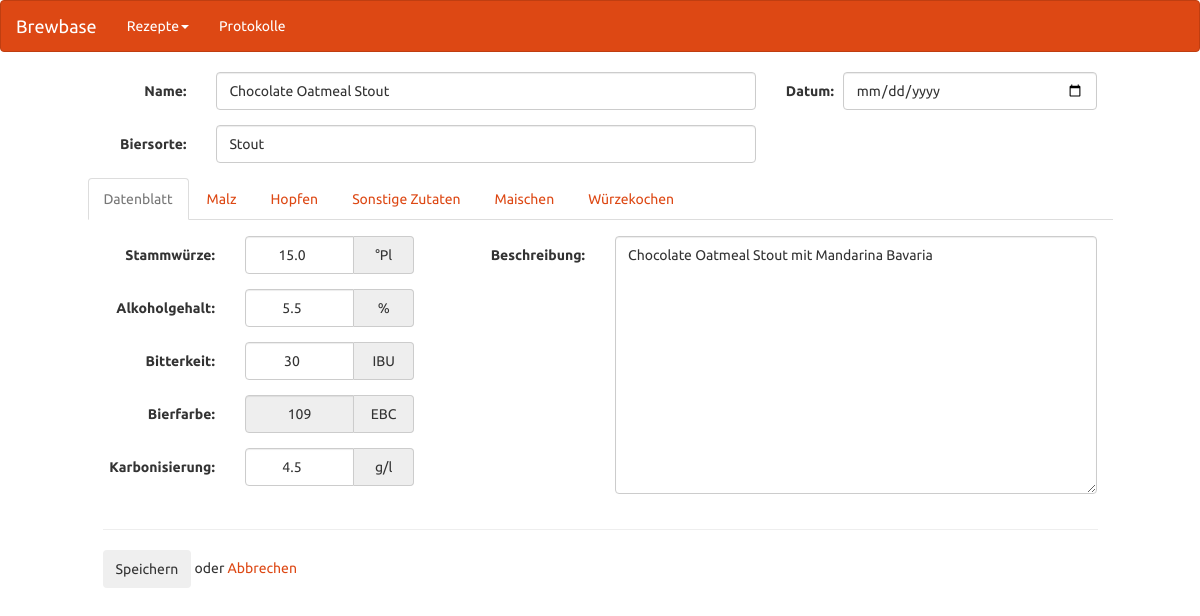
Screenshot of /recipes/2/edit/ with the database file from the repository.
### app/models.py (models this page shows, shortened)
class Recipe(db.Model):
    __tablename__ = 'recipes'
    id = Column(Integer, primary_key=True)
    date = Column(Date, default=func.now())
    description = Column(Text)
    name = Column(String(255), default='')
    beertype = Column(String(255), default='')
    original_gravity = Column(Float(precision=1))
    alcohol = Column(Float(precision=1))
    bitterness = Column(Integer)
    color = Column(Integer)
    carbonisation = Column(Float(precision=1))
    @property
    def ebc(self):
        try:
            return (sum(malt.qty * malt.ebc for malt in self.malts) /
                    sum(malt.qty for malt in self.malts))
        except (TypeError, ZeroDivisionError):
            return None
    @property
    def malt_qty(self):
        try:
            return sum(malt.qty for malt in self.malts)
        except TypeError:
            return None

### app/views.py (the view, shortened to what this page needs)
@app.route('/recipes/<int:recipe_id>/edit/', methods=['GET', 'POST'])
def edit_recipe(recipe_id):
    recipe = db.session.query(Recipe).get(recipe_id)
    if recipe is None:
        abort(404)
    if len(recipe.malts) == 0:
        recipe.malts = [RecipeMalt()]
    if len(recipe.hops) == 0:
        recipe.hops = [RecipeHop()]
    if len(recipe.miscs) == 0:
        recipe.miscs = [RecipeMisc()]
    if len(recipe.mash) == 0:
        recipe.mash = [RecipeMash()]
    form = RecipeForm(obj=recipe)
    return render_template(
        'recipe/edit.html', form=form, recipe=recipe,
        maltlist=Malt.query.order_by(Malt.name).all(),
        hoplist=Hop.query.order_by(Hop.name).all(),
        mash_templates=MashTemplate.query.all()
    )

### app/forms.py
class RecipeForm(Form):
    name = TextField('Name:', [Length(max=255)])
    date = DateField('Datum:', format='%d.%m.%Y')
    description = TextAreaField('Beschreibung:')
    beertype = TextField('Biersorte:', [Length(max=255)])
    original_gravity = DecimalField('Stammwürze:', places=1)
    alcohol = DecimalField('Alkoholgehalt:', places=1, validators=[Optional()])
    bitterness = IntegerField('Bitterkeit:')
    color = IntegerField('Farbe:')
    carbonisation = DecimalField('Karbonisierung:', places=1)
    malts = FieldList(FormField(MaltForm, default=lambda: RecipeMalt()))
    hops = FieldList(FormField(HopForm, default=lambda: RecipeHop()))
    miscs = FieldList(FormField(MiscForm, default=lambda: RecipeMisc()))
    mash = FieldList(FormField(MashForm, default=lambda: RecipeMash()))

class MaltForm(NoCsrfForm):
    name_ = TextField('Name:', [Length(max=80), Required()])
    qty = DecimalField('Menge (kg):')
    ebc = DecimalField('Farbe (EBC)', places=0)
    comment = TextAreaField('Bemerkungen:')

### app/templates/recipe/edit.html (shortened to what this page needs)
{% extends "base.html" %}
{% from "navbar.html" import mynavbar %}
{% from "common.html" import labeled_edit_field, decimal_field, malt_data, decimal_label %}
{% block navbar %}
  {{ mynavbar() }}
{% endblock %}
{% block content %}
<div class="row">
  <form id="main-form" class="form-horizontal" method="post">
    <div class="container-fluid col-sm-10 col-sm-offset-1">
      <div class="row">
        <div class="col-sm-8">
          {{ labeled_edit_field(form.name) }}
          {{ labeled_edit_field(form.beertype) }}
        </div>
        <div class="col-sm-4">
          {{ labeled_edit_field(form.date) }}
        </div>
      </div>
      <div class="row">
        <ul class="nav nav-tabs">
          <li class="active"><a data-toggle="tab" href="#recipe-datasheet">Datenblatt</a></li>
          <li><a data-toggle="tab" href="#recipe-malt">Malz</a></li>
          <li><a data-toggle="tab" href="#recipe-hop">Hopfen</a></li>
          <li><a data-toggle="tab" href="#recipe-misc">Sonstige Zutaten</a></li>
          <li><a data-toggle="tab" href="#recipe-mash">Maischen</a></li>
          <li><a data-toggle="tab" href="#">Würzekochen</a></li>
        </ul>
      </div>
      <div class="tab-content">
        <div id="recipe-datasheet" class="tab-pane fade in active">
          <div class="row">
            <div class="col-sm-4">
              {{ decimal_field(form.original_gravity, suffix="°Pl", step=0.1, class="form-control centered") }}
              {{ decimal_field(form.alcohol, suffix="%", step=0.1, class="form-control centered") }}
              {{ decimal_field(form.bitterness, suffix="IBU", class="form-control centered") }}
              {{ decimal_label("Bierfarbe:", recipe.ebc, suffix="EBC", class="form-control centered") }}
              {{ decimal_field(form.carbonisation, suffix="g/l", step=0.1, class="form-control centered")}}
            </div>
            <div class="col-sm-8">
              <div class="form-group">
                <label class="control-label col-sm-3">{{ form.description.label }}</label>
                <div class="col-sm-9">
                  {{ form.description(class="form-control", rows="12") }}
                </div>
              </div>
            </div>
          </div>
        </div>
        <hr class="divider"/>
        <div class="form-actions">
            <button type="submit" class="btn">Speichern</button>
            oder <a href="{{ url_for('recipe_list') }}">Abbrechen</a>
        </div>
      </div>
    </div>
  </form>
</div>
{% endblock %}

### app/templates/common.html (shortened to what this page needs)
{% macro labeled_edit_field(field) %}
  <div class="form-group{% if field.errors %} error{% endif %}">
    {{ field.label(class="control-label col-sm-2") }}
    <div class="col-sm-10">
      {{ field(class="form-control", **kwargs) }}
    </div>
  </div>
{% endmacro %}
{% macro decimal_field(field, suffix=None, readonly=False) %}
  <div class="form-group {% if field.errors %} error{% endif %}">
    {{ field.label(class="control-label col-sm-5") }}
    <div class="col-sm-7">
      <div class="input-group">
        {{ field(class="form-control", readonly=readonly, **kwargs) }}
        {% if suffix %}
          <div class="input-group-addon" style="width:60px">{{ suffix }}</div>
        {% endif %}
      </div>
    </div>
  </div>
{% endmacro %}
{% macro decimal_label(label, value, suffix=None, class="form-control") %}
  <div class="form-group">
    <label class="control-label col-sm-5")>{{ label }}</label>
    <div class="col-sm-7">
      <div class="input-group">
        <input class="{{ class }}" readonly="{{ readonly }}" value={% if value is none %}"-"{% else %}{{ "%.0f" | format(value) }}{% endif %}>
        {% if suffix %}
          <div class="input-group-addon" style="width:60px">{{ suffix }}</div>
        {% endif %}
      </div>
    </div>
  </div>
{% endmacro %}

### app/static/css/brewbase.css (style rules this page uses)
.centered { text-align: center; }

### app/templates/recipe/edit.html (style rules this page uses)
.tab-content { margin-top: 16px; }

### rows the page displays
Recipe: name "Chocolate Oatmeal Stout", beertype "Stout", original_gravity "15.0", alcohol "5.5", bitterness "30", carbonisation "4.5", description "Chocolate Oatmeal Stout mit Mandarina Bavaria"

### other values shown
{{ field.label(class="control-label col-sm-2") }} "Name: Biersorte: Datum:"
{{ field.label(class="control-label col-sm-5") }} "Stammwürze: Alkoholgehalt: Bitterkeit: Karbonisierung:"
{{ suffix }} "°Pl % IBU g/l"
{{ label }} "Bierfarbe:"
{{ suffix }} "EBC"
